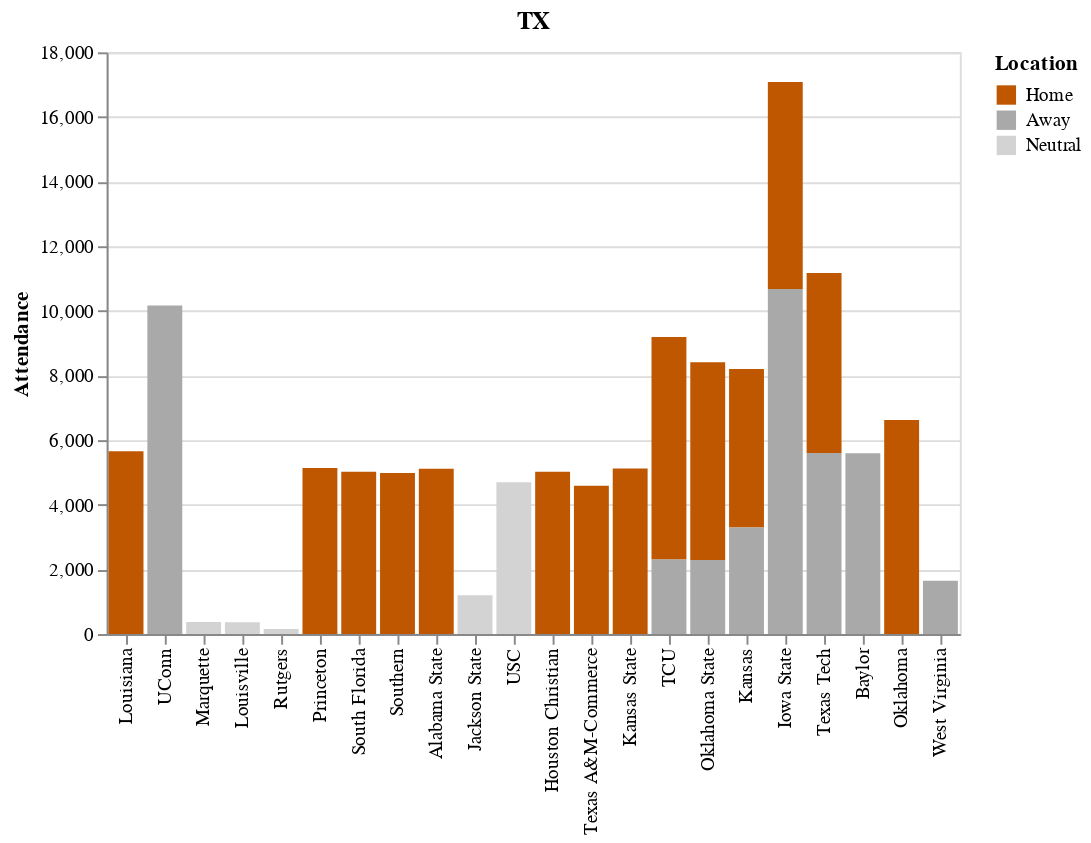

The cell this chart's notebook holds for it:
### Markdown cell above
Altair

### Code cell
chart = alt.Chart(df).mark_bar().encode(
    x=alt.X('Opponent:O',sort = data["Opponent"], title=None),
    y=alt.Y('Attendance'),

    # column='Location:N',
    color=alt.Color('Location',
                    scale=alt.Scale(
                        domain=['Home', 'Away' ,'Neutral'],
                        range=[team_color, 'darkgray', 'lightgray'])),
    tooltip='Attendance'
).resolve_scale(
    # x='independent',
).properties(
    title="TX"
)

chart

### Figure 1 — Vega-Lite specification as saved in the notebook (floating-point values rounded to 4 significant figures)
{"config": {"view": {"continuousWidth": 400, "continuousHeight": 300}}, "data": {"name": "data-48f8c071ae303e92779566882949e920"}, "mark": "bar", "encoding": {"color": {"field": "Location", "scale": {"domain": ["Home", "Away", "Neutral"], "range": ["#bf5700", "darkgray", "lightgray"]}, "type": "nominal"}, "tooltip": {"field": "Attendance", "type": "quantitative"}, "x": {"field": "Opponent", "sort": ["Louisiana", "UConn", "Marquette", "Louisville", "Rutgers", "Princeton", "South Florida", "Southern", "Alabama State", "Jackson State", "USC", "Houston Christian", "Texas A&M-Commerce", "Kansas State", "TCU", "Oklahoma State", "Kansas", "Iowa State", "Texas Tech", "Baylor", "Oklahoma", "Oklahoma State", "West Virginia", "Kansas", "Texas Tech", "TCU", "Iowa State"], "title": null, "type": "ordinal"}, "y": {"field": "Attendance", "type": "quantitative"}}, "resolve": {"scale": {}}, "title": "TX", "$schema": "https://vega.github.io/schema/vega-lite/v4.17.0.json", "datasets": {"data-48f8c071ae303e92779566882949e920": [{"Opponent": "Louisiana", "Attendance": 5658, "Location": "Home", "Date": "Fri, Nov 11"}, {"Opponent": "UConn", "Attendance": 10167, "Location": "Away", "Date": "Mon, Nov 14"}, {"Opponent": "Marquette", "Attendance": 376, "Location": "Neutral", "Date": "Sat, Nov 19"}, {"Opponent": "Louisville", "Attendance": 365, "Location": "Neutral", "Date": "Sun, Nov 20"}, {"Opponent": "Rutgers", "Attendance": 155, "Location": "Neutral", "Date": "Mon, Nov 21"}, {"Opponent": "Princeton", "Attendance": 5137, "Location": "Home", "Date": "Sun, Nov 27"}, {"Opponent": "South Florida", "Attendance": 5021, "Location": "Home", "Date": "Fri, Dec 2"}, {"Opponent": "Southern", "Attendance": 4987, "Location": "Home", "Date": "Sun, Dec 4"}, {"Opponent": "Alabama State", "Attendance": 5116, "Location": "Home", "Date": "Sun, Dec 11"}, {"Opponent": "Jackson State", "Attendance": 1200, "Location": "Neutral", "Date": "Wed, Dec 14"}, {"Opponent": "USC", "Attendance": 4700, "Location": "Neutral", "Date": "Sun, Dec 18"}, {"Opponent": "Houston Christian", "Attendance": 5021, "Location": "Home", "Date": "Wed, Dec 21"}, {"Opponent": "Texas A&M-Commerce", "Attendance": 4589, "Location": "Home", "Date": "Wed, Dec 28"}, {"Opponent": "Kansas State", "Attendance": 5126, "Location": "Home", "Date": "Sat, Dec 31"}, {"Opponent": "TCU", "Attendance": 2317, "Location": "Away", "Date": "Wed, Jan 4"}, {"Opponent": "Oklahoma State", "Attendance": 2288, "Location": "Away", "Date": "Sat, Jan 7"}, {"Opponent": "Kansas", "Attendance": 4903, "Location": "Home", "Date": "Tue, Jan 10"}, {"Opponent": "Iowa State", "Attendance": 6405, "Location": "Home", "Date": "Sun, Jan 15"}, {"Opponent": "Texas Tech", "Attendance": 5604, "Location": "Away", "Date": "Wed, Jan 18"}, {"Opponent": "Baylor", "Attendance": 5593, "Location": "Away", "Date": "Sun, Jan 22"}, {"Opponent": "Oklahoma", "Attendance": 6623, "Location": "Home", "Date": "Wed, Jan 25"}, {"Opponent": "Oklahoma State", "Attendance": 6123, "Location": "Home", "Date": "Sat, Jan 28"}, {"Opponent": "West Virginia", "Attendance": 1651, "Location": "Away", "Date": "Wed, Feb 1"}, {"Opponent": "Kansas", "Attendance": 3301, "Location": "Away", "Date": "Sat, Feb 4"}, {"Opponent": "Texas Tech", "Attendance": 5571, "Location": "Home", "Date": "Wed, Feb 8"}, {"Opponent": "TCU", "Attendance": 6877, "Location": "Home", "Date": "Sat, Feb 11"}, {"Opponent": "Iowa State", "Attendance": 10681, "Location": "Away", "Date": "Mon, Feb 13"}]}}
